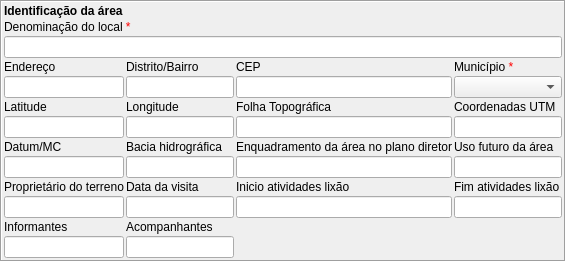
        <widget class="QFrame" name="frame_2">
         <property name="frameShape">
          <enum>QFrame::Box</enum>
         </property>
         <property name="frameShadow">
          <enum>QFrame::Sunken</enum>
         </property>
         <layout class="QVBoxLayout" name="verticalLayout_3">
          <property name="spacing">
           <number>2</number>
          </property>
          <property name="leftMargin">
           <number>2</number>
          </property>
          <property name="topMargin">
           <number>2</number>
          </property>
          <property name="rightMargin">
           <number>2</number>
          </property>
          <property name="bottomMargin">
           <number>2</number>
          </property>
          <item>
           <widget class="QLabel" name="lbIdentificacaoArea">
            <property name="sizePolicy">
             <sizepolicy hsizetype="Preferred" vsizetype="Fixed">
              <horstretch>0</horstretch>
              <verstretch>0</verstretch>
             </sizepolicy>
            </property>
            <property name="text">
             <string>&lt;html&gt;&lt;head/&gt;&lt;body&gt;&lt;p&gt;&lt;span style=&quot; font-weight:600;&quot;&gt;Identificação da área&lt;/span&gt;&lt;/p&gt;&lt;/body&gt;&lt;/html&gt;</string>
            </property>
           </widget>
          </item>
          <item>
           <layout class="QGridLayout" name="gridLayout_19">
            <property name="verticalSpacing">
             <number>2</number>
            </property>
            <item row="0" column="0">
             <widget class="QLabel" name="lbNome">
              <property name="sizePolicy">
               <sizepolicy hsizetype="Preferred" vsizetype="Fixed">
                <horstretch>0</horstretch>
                <verstretch>0</verstretch>
               </sizepolicy>
              </property>
              <property name="text">
               <string>&lt;html&gt;&lt;head/&gt;&lt;body&gt;&lt;p&gt;Denominação do local &lt;span style=&quot; color:#ff0000;&quot;&gt;*&lt;/span&gt;&lt;/p&gt;&lt;/body&gt;&lt;/html&gt;</string>
              </property>
             </widget>
            </item>
            <item row="1" column="0">
             <widget class="QLineEdit" name="leNome"/>
            </item>
           </layout>
          </item>
          <item>
           <layout class="QGridLayout" name="gridLayout_56">
            <property name="verticalSpacing">
             <number>2</number>
            </property>
            <item row="2" column="2">
             <widget class="QLabel" name="lbFolhaTopo">
              <property name="sizePolicy">
               <sizepolicy hsizetype="Preferred" vsizetype="Fixed">
                <horstretch>0</horstretch>
                <verstretch>0</verstretch>
               </sizepolicy>
              </property>
              <property name="text">
               <string>Folha Topográfica</string>
              </property>
             </widget>
            </item>
            <item row="0" column="2">
             <widget class="QLabel" name="lbCEP">
              <property name="sizePolicy">
               <sizepolicy hsizetype="Preferred" vsizetype="Fixed">
                <horstretch>0</horstretch>
                <verstretch>0</verstretch>
               </sizepolicy>
              </property>
              <property name="text">
               <string>CEP</string>
              </property>
             </widget>
            </item>
            <item row="0" column="3">
             <widget class="QLabel" name="lbMunicipio">
              <property name="sizePolicy">
               <sizepolicy hsizetype="Preferred" vsizetype="Fixed">
                <horstretch>0</horstretch>
                <verstretch>0</verstretch>
               </sizepolicy>
              </property>
              <property name="text">
               <string>&lt;html&gt;&lt;head/&gt;&lt;body&gt;&lt;p&gt;Município &lt;span style=&quot; color:#ff0000;&quot;&gt;*&lt;/span&gt;&lt;/p&gt;&lt;/body&gt;&lt;/html&gt;</string>
              </property>
             </widget>
            </item>
            <item row="3" column="1">
             <widget class="QLineEdit" name="leLongitude">
              <property name="sizePolicy">
               <sizepolicy hsizetype="Preferred" vsizetype="Fixed">
                <horstretch>0</horstretch>
                <verstretch>0</verstretch>
               </sizepolicy>
              </property>
             </widget>
            </item>
            <item row="3" column="0">
             <widget class="QLineEdit" name="leLatitude">
              <property name="sizePolicy">
               <sizepolicy hsizetype="Preferred" vsizetype="Fixed">
                <horstretch>0</horstretch>
                <verstretch>0</verstretch>
               </sizepolicy>
              </property>
             </widget>
            </item>
            <item row="1" column="0">
             <widget class="QLineEdit" name="leEndereco">
              <property name="sizePolicy">
               <sizepolicy hsizetype="Preferred" vsizetype="Fixed">
                <horstretch>0</horstretch>
                <verstretch>0</verstretch>
               </sizepolicy>
              </property>
             </widget>
            </item>
            <item row="4" column="0">
             <widget class="QLabel" name="lbDatum">
              <property name="sizePolicy">
               <sizepolicy hsizetype="Preferred" vsizetype="Fixed">
                <horstretch>0</horstretch>
                <verstretch>0</verstretch>
               </sizepolicy>
              </property>
              <property name="text">
               <string>Datum/MC</string>
              </property>
             </widget>
            </item>
            <item row="1" column="2">
             <widget class="QLineEdit" name="leCEP">
              <property name="sizePolicy">
               <sizepolicy hsizetype="Preferred" vsizetype="Fixed">
                <horstretch>0</horstretch>
                <verstretch>0</verstretch>
               </sizepolicy>
              </property>
             </widget>
            </item>
            <item row="3" column="2">
             <widget class="QLineEdit" name="leFolhaTopografica">
              <property name="sizePolicy">
               <sizepolicy hsizetype="Preferred" vsizetype="Fixed">
                <horstretch>0</horstretch>
                <verstretch>0</verstretch>
               </sizepolicy>
              </property>
             </widget>
            </item>
            <item row="2" column="1">
             <widget class="QLabel" name="lbLongitude">
              <property name="sizePolicy">
               <sizepolicy hsizetype="Preferred" vsizetype="Fixed">
                <horstretch>0</horstretch>
                <verstretch>0</verstretch>
               </sizepolicy>
              </property>
              <property name="text">
               <string>Longitude</string>
              </property>
             </widget>
            </item>
            <item row="3" column="3">
             <widget class="QLineEdit" name="leUTM">
              <property name="sizePolicy">
               <sizepolicy hsizetype="Preferred" vsizetype="Fixed">
                <horstretch>0</horstretch>
                <verstretch>0</verstretch>
               </sizepolicy>
              </property>
             </widget>
            </item>
            <item row="1" column="1">
             <widget class="QLineEdit" name="leBairro">
              <property name="sizePolicy">
               <sizepolicy hsizetype="Preferred" vsizetype="Fixed">
                <horstretch>0</horstretch>
                <verstretch>0</verstretch>
               </sizepolicy>
              </property>
             </widget>
            </item>
            <item row="1" column="3">
             <widget class="QComboBox" name="cbMunicipios">
              <property name="sizePolicy">
               <sizepolicy hsizetype="Preferred" vsizetype="Fixed">
                <horstretch>0</horstretch>
                <verstretch>0</verstretch>
               </sizepolicy>
              </property>
             </widget>
            </item>
            <item row="2" column="3">
             <widget class="QLabel" name="lbUTM">
              <property name="sizePolicy">
               <sizepolicy hsizetype="Preferred" vsizetype="Fixed">
                <horstretch>0</horstretch>
                <verstretch>0</verstretch>
               </sizepolicy>
              </property>
              <property name="text">
               <string>Coordenadas UTM</string>
              </property>
             </widget>
            </item>
            <item row="2" column="0">
             <widget class="QLabel" name="lbLatitude">
              <property name="sizePolicy">
               <sizepolicy hsizetype="Preferred" vsizetype="Fixed">
                <horstretch>0</horstretch>
                <verstretch>0</verstretch>
               </sizepolicy>
              </property>
              <property name="text">
               <string>Latitude</string>
              </property>
             </widget>
            </item>
            <item row="0" column="0">
             <widget class="QLabel" name="lbEndereco">
              <property name="sizePolicy">
               <sizepolicy hsizetype="Preferred" vsizetype="Fixed">
                <horstretch>0</horstretch>
                <verstretch>0</verstretch>
               </sizepolicy>
              </property>
              <property name="text">
               <string>Endereço</string>
              </property>
             </widget>
            </item>
            <item row="5" column="1">
             <widget class="QLineEdit" name="leBaciaHidrografica">
              <property name="sizePolicy">
               <sizepolicy hsizetype="Preferred" vsizetype="Fixed">
                <horstretch>0</horstretch>
                <verstretch>0</verstretch>
               </sizepolicy>
              </property>
             </widget>
            </item>
            <item row="0" column="1">
             <widget class="QLabel" name="lbBairro">
              <property name="sizePolicy">
               <sizepolicy hsizetype="Preferred" vsizetype="Fixed">
                <horstretch>0</horstretch>
                <verstretch>0</verstretch>
               </sizepolicy>
              </property>
              <property name="text">
               <string>Distrito/Bairro</string>
              </property>
             </widget>
            </item>
            <item row="4" column="1">
             <widget class="QLabel" name="lbBaciaHidrografica">
              <property name="sizePolicy">
               <sizepolicy hsizetype="Preferred" vsizetype="Fixed">
                <horstretch>0</horstretch>
                <verstretch>0</verstretch>
               </sizepolicy>
              </property>
              <property name="text">
               <string>Bacia hidrográfica</string>
              </property>
             </widget>
            </item>
            <item row="5" column="0">
             <widget class="QLineEdit" name="leDatum">
              <property name="sizePolicy">
               <sizepolicy hsizetype="Preferred" vsizetype="Fixed">
                <horstretch>0</horstretch>
                <verstretch>0</verstretch>
               </sizepolicy>
              </property>
             </widget>
            </item>
            <item row="4" column="2">
             <widget class="QLabel" name="lbEnquadramentoPlanoDiretor">
              <property name="sizePolicy">
               <sizepolicy hsizetype="Preferred" vsizetype="Fixed">
                <horstretch>0</horstretch>
                <verstretch>0</verstretch>
               </sizepolicy>
              </property>
              <property name="text">
               <string>Enquadramento da área no plano diretor</string>
              </property>
             </widget>
            </item>
            <item row="5" column="2">
             <widget class="QLineEdit" name="leEnquadramentoPlanoDiretor">
              <property name="sizePolicy">
               <sizepolicy hsizetype="Preferred" vsizetype="Fixed">
                <horstretch>0</horstretch>
                <verstretch>0</verstretch>
               </sizepolicy>
              </property>
             </widget>
            </item>
            <item row="4" column="3">
             <widget class="QLabel" name="lbUsoFuturo">
              <property name="sizePolicy">
               <sizepolicy hsizetype="Preferred" vsizetype="Fixed">
                <horstretch>0</horstretch>
                <verstretch>0</verstretch>
               </sizepolicy>
              </property>
              <property name="text">
               <string>Uso futuro da área</string>
              </property>
             </widget>
            </item>
            <item row="5" column="3">
             <widget class="QLineEdit" name="leUsoFuturo">
              <property name="sizePolicy">
               <sizepolicy hsizetype="Preferred" vsizetype="Fixed">
                <horstretch>0</horstretch>
                <verstretch>0</verstretch>
               </sizepolicy>
              </property>
             </widget>
            </item>
            <item row="6" column="3">
             <widget class="QLabel" name="lbDataFimAtividades">
              <property name="sizePolicy">
               <sizepolicy hsizetype="Preferred" vsizetype="Fixed">
                <horstretch>0</horstretch>
                <verstretch>0</verstretch>
               </sizepolicy>
              </property>
              <property name="text">
               <string>Fim atividades lixão</string>
              </property>
             </widget>
            </item>
            <item row="7" column="3">
             <widget class="QLineEdit" name="leDataFimAtividades">
              <property name="sizePolicy">
               <sizepolicy hsizetype="Preferred" vsizetype="Fixed">
                <horstretch>0</horstretch>
                <verstretch>0</verstretch>
               </sizepolicy>
              </property>
             </widget>
            </item>
            <item row="6" column="2">
             <widget class="QLabel" name="lbDataInicioAtividades">
              <property name="sizePolicy">
               <sizepolicy hsizetype="Preferred" vsizetype="Fixed">
                <horstretch>0</horstretch>
                <verstretch>0</verstretch>
               </sizepolicy>
              </property>
              <property name="text">
               <string>Inicio atividades lixão</string>
              </property>
             </widget>
            </item>
            <item row="7" column="2">
             <widget class="QLineEdit" name="leDataInicioAtividades">
              <property name="sizePolicy">
               <sizepolicy hsizetype="Preferred" vsizetype="Fixed">
                <horstretch>0</horstretch>
                <verstretch>0</verstretch>
               </sizepolicy>
              </property>
             </widget>
            </item>
            <item row="6" column="1">
             <widget class="QLabel" name="lbData">
              <property name="sizePolicy">
               <sizepolicy hsizetype="Preferred" vsizetype="Fixed">
                <horstretch>0</horstretch>
                <verstretch>0</verstretch>
               </sizepolicy>
              </property>
              <property name="text">
               <string>Data da visita</string>
              </property>
             </widget>
            </item>
            <item row="7" column="1">
             <widget class="QLineEdit" name="leDataVisita">
              <property name="sizePolicy">
               <sizepolicy hsizetype="Preferred" vsizetype="Fixed">
                <horstretch>0</horstretch>
                <verstretch>0</verstretch>
               </sizepolicy>
              </property>
             </widget>
            </item>
            <item row="6" column="0">
             <widget class="QLabel" name="lbProprietario">
              <property name="sizePolicy">
               <sizepolicy hsizetype="Preferred" vsizetype="Fixed">
                <horstretch>0</horstretch>
                <verstretch>0</verstretch>
               </sizepolicy>
              </property>
              <property name="text">
               <string>Proprietário do terreno</string>
              </property>
             </widget>
            </item>
            <item row="7" column="0">
             <widget class="QLineEdit" name="leProprietario">
              <property name="sizePolicy">
               <sizepolicy hsizetype="Preferred" vsizetype="Fixed">
                <horstretch>0</horstretch>
                <verstretch>0</verstretch>
               </sizepolicy>
              </property>
             </widget>
            </item>
            <item row="8" column="0">
             <widget class="QLabel" name="lbInformantes">
              <property name="sizePolicy">
               <sizepolicy hsizetype="Preferred" vsizetype="Fixed">
                <horstretch>0</horstretch>
                <verstretch>0</verstretch>
               </sizepolicy>
              </property>
              <property name="text">
               <string>Informantes</string>
              </property>
             </widget>
            </item>
            <item row="9" column="0">
             <widget class="QLineEdit" name="leInformantes">
              <property name="sizePolicy">
               <sizepolicy hsizetype="Preferred" vsizetype="Fixed">
                <horstretch>0</horstretch>
                <verstretch>0</verstretch>
               </sizepolicy>
              </property>
             </widget>
            </item>
            <item row="8" column="1">
             <widget class="QLabel" name="lbAcompanhantes">
              <property name="sizePolicy">
               <sizepolicy hsizetype="Preferred" vsizetype="Fixed">
                <horstretch>0</horstretch>
                <verstretch>0</verstretch>
               </sizepolicy>
              </property>
              <property name="text">
               <string>Acompanhantes</string>
              </property>
             </widget>
            </item>
            <item row="9" column="1">
             <widget class="QLineEdit" name="leAcompanhantes">
              <property name="sizePolicy">
               <sizepolicy hsizetype="Preferred" vsizetype="Fixed">
                <horstretch>0</horstretch>
                <verstretch>0</verstretch>
               </sizepolicy>
              </property>
             </widget>
            </item>
           </layout>
          </item>
         </layout>
        </widget>
